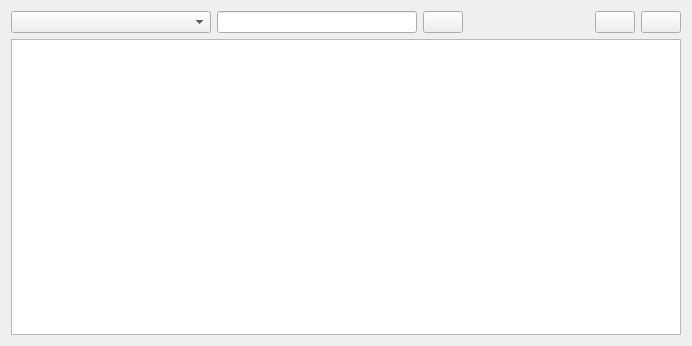
<?xml version="1.0" encoding="UTF-8"?>
<ui version="4.0">
 <class>SmartSearch</class>
 <widget class="QWidget" name="SmartSearch">
  <property name="geometry">
   <rect>
    <x>0</x>
    <y>0</y>
    <width>692</width>
    <height>346</height>
   </rect>
  </property>
  <property name="windowTitle">
   <string>Smart search</string>
  </property>
  <property name="windowIcon">
   <iconset resource="icons.qrc">
    <normaloff>:/Icons/icons/magnifying_glass.svg</normaloff>:/Icons/icons/magnifying_glass.svg</iconset>
  </property>
  <layout class="QVBoxLayout" name="verticalLayout">
   <item>
    <widget class="QFrame" name="frame">
     <property name="frameShape">
      <enum>QFrame::NoFrame</enum>
     </property>
     <property name="frameShadow">
      <enum>QFrame::Raised</enum>
     </property>
     <layout class="QHBoxLayout" name="horizontalLayout">
      <property name="spacing">
       <number>6</number>
      </property>
      <property name="leftMargin">
       <number>0</number>
      </property>
      <property name="topMargin">
       <number>0</number>
      </property>
      <property name="rightMargin">
       <number>0</number>
      </property>
      <property name="bottomMargin">
       <number>0</number>
      </property>
      <item>
       <widget class="QComboBox" name="property_comboBox">
        <property name="minimumSize">
         <size>
          <width>200</width>
          <height>0</height>
         </size>
        </property>
       </widget>
      </item>
      <item>
       <widget class="QLineEdit" name="lineEdit">
        <property name="minimumSize">
         <size>
          <width>200</width>
          <height>0</height>
         </size>
        </property>
        <property name="toolTip">
         <string>&lt;html&gt;&lt;head/&gt;&lt;body&gt;&lt;p&gt;Write search criteria.  i.e.:&lt;/p&gt;&lt;p&gt;&amp;gt; 20&lt;/p&gt;&lt;p&gt;== &amp;quot;bus1&amp;quot;&lt;/p&gt;&lt;p&gt;&amp;gt; &amp;quot;Bus2&amp;quot;&lt;/p&gt;&lt;p&gt;== 30&lt;/p&gt;&lt;/body&gt;&lt;/html&gt;</string>
        </property>
       </widget>
      </item>
      <item>
       <widget class="QPushButton" name="filter_pushButton">
        <property name="text">
         <string/>
        </property>
        <property name="icon">
         <iconset resource="icons.qrc">
          <normaloff>:/Icons/icons/magnifying_glass.svg</normaloff>:/Icons/icons/magnifying_glass.svg</iconset>
        </property>
       </widget>
      </item>
      <item>
       <spacer name="horizontalSpacer">
        <property name="orientation">
         <enum>Qt::Horizontal</enum>
        </property>
        <property name="sizeHint" stdset="0">
         <size>
          <width>40</width>
          <height>20</height>
         </size>
        </property>
       </spacer>
      </item>
      <item>
       <widget class="QPushButton" name="delete_pushButton">
        <property name="toolTip">
         <string>Delete</string>
        </property>
        <property name="text">
         <string/>
        </property>
        <property name="icon">
         <iconset resource="icons.qrc">
          <normaloff>:/Icons/icons/delete.svg</normaloff>:/Icons/icons/delete.svg</iconset>
        </property>
       </widget>
      </item>
      <item>
       <widget class="QPushButton" name="reduce_pushButton">
        <property name="toolTip">
         <string>Reduce</string>
        </property>
        <property name="text">
         <string/>
        </property>
        <property name="icon">
         <iconset resource="icons.qrc">
          <normaloff>:/Icons/icons/schematic.svg</normaloff>:/Icons/icons/schematic.svg</iconset>
        </property>
       </widget>
      </item>
     </layout>
    </widget>
   </item>
   <item>
    <widget class="QTableView" name="tableView"/>
   </item>
  </layout>
 </widget>
 <resources>
  <include location="icons.qrc"/>
 </resources>
 <connections/>
</ui>
